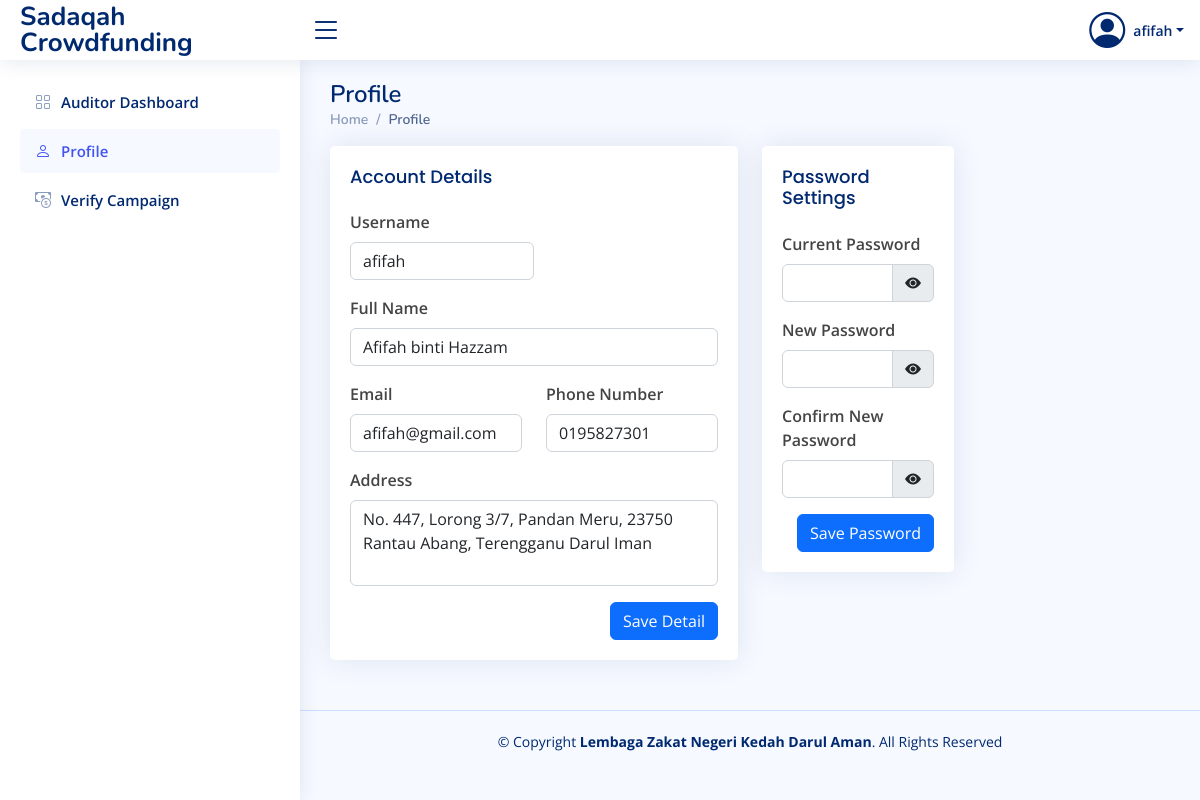
The page /php/auditor/auditor_edit_profile.php (signed in) on the database as committed earlier.
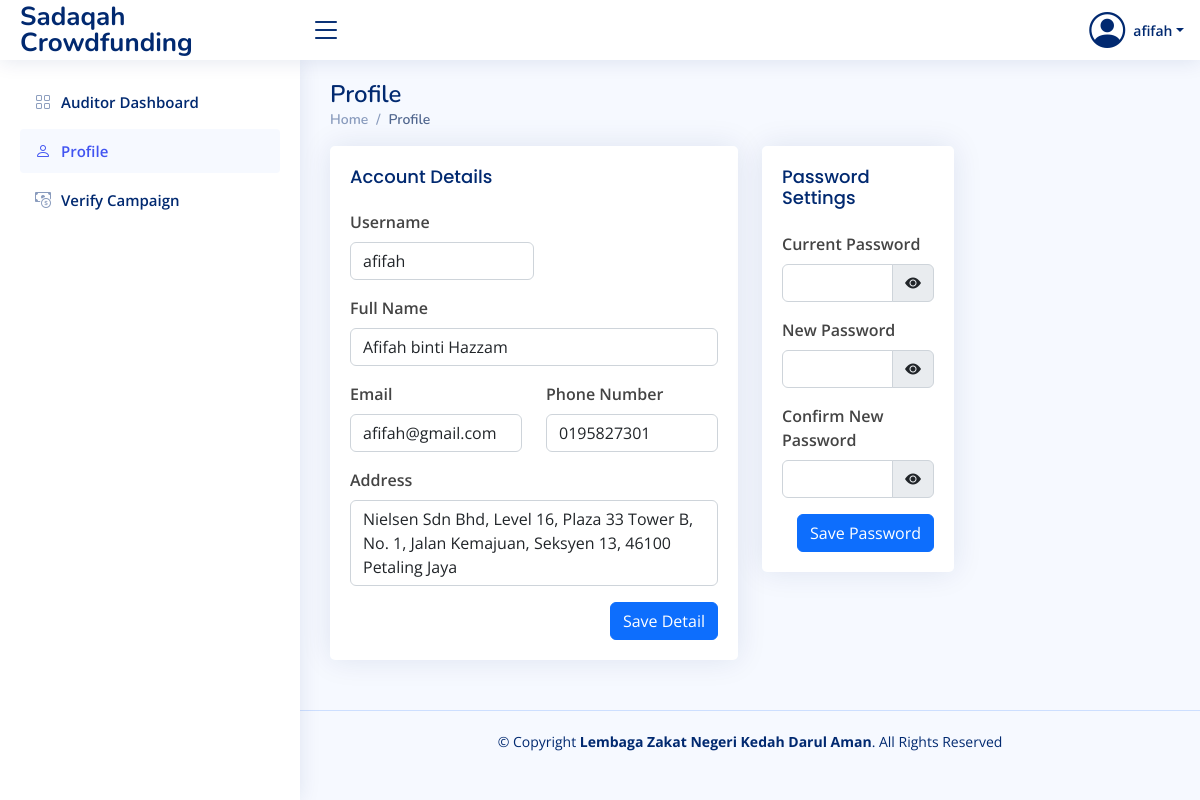
The same page on the database as committed later.
### tables this page shows
CREATE TABLE `user` (
  `user_id` int(11) NOT NULL,
  `user_username` varchar(50) NOT NULL,
  `user_password` varchar(100) NOT NULL,
  `user_name` varchar(100) NOT NULL,
  `user_email` varchar(100) NOT NULL,
  `user_phone` varchar(20) NOT NULL,
  `user_address` varchar(100) NOT NULL,
  `user_level` int(11) NOT NULL
);

### php/auditor/auditor_edit_profile.php (the view, shortened to what the changed rows need)
<!DOCTYPE html>
<html lang="en">
<head>
    <link href="https://cdn.jsdelivr.net/npm/bootstrap@5.2.2/dist/css/bootstrap.min.css" rel="stylesheet" />
    <link rel="stylesheet" href="https://cdn.jsdelivr.net/npm/bootstrap-icons@1.9.1/font/bootstrap-icons.css" />
    <link href="../../css/style.css" rel="stylesheet" />
    <link href="../../css/custom-css.css" rel="stylesheet" />
</head>
<body>
    <?php
    if (isset($_SESSION['user_id']) && $_SESSION['user_level'] == 2) {
        include_once '../dbcon.php';
        $query = "SELECT * FROM user WHERE user_id=?";
        $stmt = $con->prepare($query);
        $stmt->bind_param("i", $_SESSION['user_id']);
        $stmt->execute();
        $result = $stmt->get_result();
        $r = $result->fetch_assoc();
    } else {
        header("Location: ../user_logout.php");
    }
    ?>
    <header id="header" class="header fixed-top d-flex align-items-center">
        <nav class="header-nav ms-auto">
            <ul class="d-flex align-items-center">
                <li class="nav-item dropdown pe-3">
                    <a class="nav-link nav-profile d-flex align-items-center pe-0" href="#" data-bs-toggle="dropdown">
                        <i class="bi bi-person-circle" style="font-size: 36px"></i>
                        <span class="d-none d-md-block dropdown-toggle ps-2"><?php echo $r["user_username"]; ?></span>
                    </a>
                </li>
            </ul>
        </nav>
    </header>
    <main id="main" class="main">
        <div class="pagetitle">
            <h1>Profile</h1>
        </div>
        <section class="section">
            <div class="row">
                <div class="col-lg-6">
                    <div class="card">
                        <div class="card-body">
                            <form action="auditor_edit_profile_save.php" method="POST">
                                <div class="col-lg-6 mb-3">
                                    <div class="form-group">
                                        <label for="username" class="form-label fw-semibold">Username</label>
                                        <input type="text" id="username" name="username" class="form-control" placeholder="Input username" value="<?php echo $r['user_username'] ?>">
                                    </div>
                                </div>
                                <div class="col-lg-12 mb-3">
                                    <div class="form-group">
                                        <label for="name" class="form-label fw-semibold">Full Name</label>
                                        <input type="text" id="name" name="name" class="form-control" placeholder="Input name" value="<?php echo $r['user_name'] ?>">
                                    </div>
                                </div>
                                <div class="row">
                                    <div class="col-lg-6 mb-3">
                                        <div class="form-group">
                                            <label for="email" class="form-label fw-semibold">Email</label>
                                            <input type="email" id="email" name="email" class="form-control" placeholder="Input email" value="<?php echo $r['user_email'] ?>">
                                        </div>
                                    </div>
                                    <div class="col-lg-6 mb-3">
                                        <div class="form-group">
                                            <label for="phone" class="form-label fw-semibold">Phone Number</label>
                                            <input type="text" id="phone" name="phone" class="form-control" placeholder="Input phone" value="<?php echo $r['user_phone'] ?>">
                                        </div>
                                    </div>
                                </div>
                                <div class="col-lg-12 mb-3">
                                    <div class="form-group">
                                        <label for="address" class="form-label fw-semibold">Address</label>
                                        <textarea id="address" name="address" class="form-control" placeholder="Input address" rows="3"><?php echo $r['user_address'] ?></textarea>
                                    </div>
                                </div>
                            </form>
                        </div>
                    </div>
                </div>
            </div>
        </section>
    </main>
</body>
</html>

Rows that differ between the two databases and show on the page:
changed user "afifah": address "No. 447, Lorong 3/7, Pandan Meru, 23750 Rantau Abang, Terengganu Darul Iman" → "Nielsen Sdn Bhd, Level 16, Plaza 33 Tower B, No. 1, Jalan Kemajuan, Seksyen 13, 46100 Petaling Jaya"
